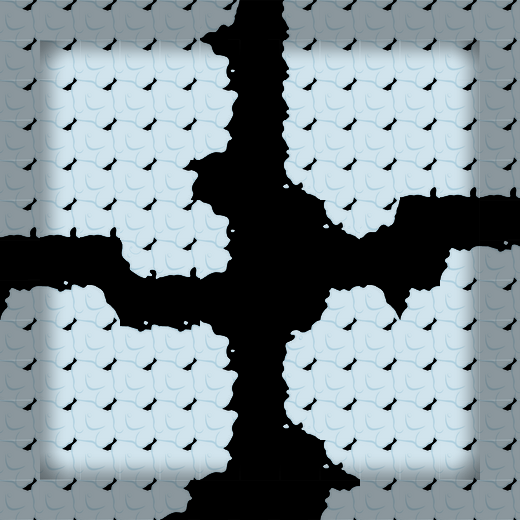

The image is a tile-based game level rendered from a .tmx file. Its description and source (layers, tilesets, objects; grid data summarised) follow:
An orthogonal 13x13 tile map with 40x40 px tiles, 2 tile layers (块层 1, 块层 2).

<map version="1.0" orientation="orthogonal" width="13" height="13" tilewidth="40" tileheight="40">
 <tileset firstgid="1" name="bcmap_skin" tilewidth="40" tileheight="40">
  <image source="bcmap_skin.png" width="200" height="280" />
 </tileset>
 <layer name="块层 1" width="13" height="13">
  <data>[169 cells, 137 non-empty, 21 distinct tile ids]</data>
 </layer>
 <layer name="块层 2" width="13" height="13">
  <data>[169 cells, 88 non-empty, 9 distinct tile ids]</data>
 </layer>
</map>
